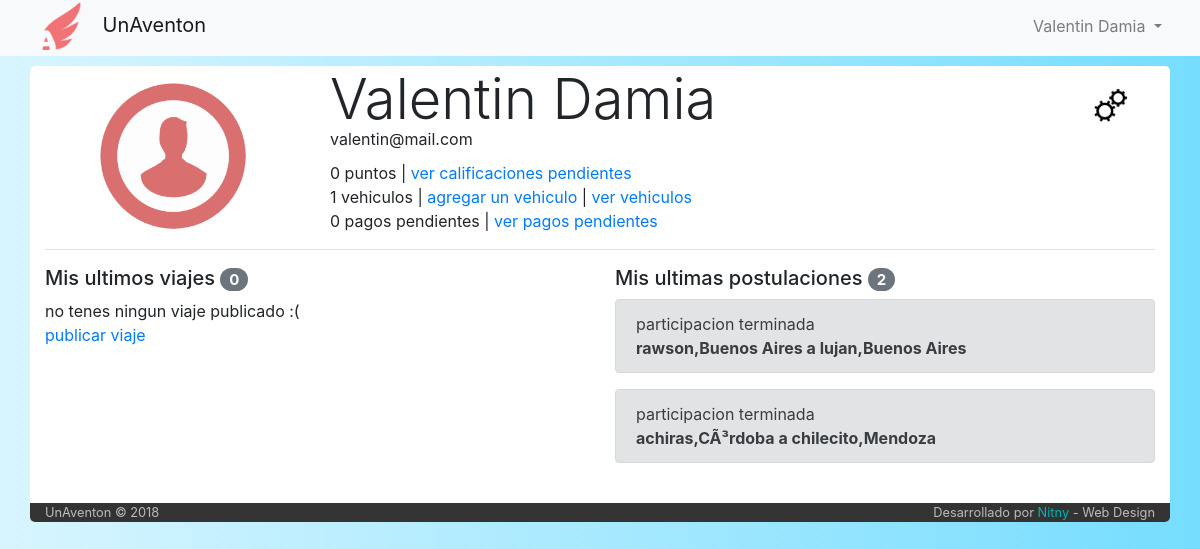
/perfil (signed in), run on the app's committed database.
### tables this page shows
CREATE TABLE `usuario` (
  `idUser` int(6) NOT NULL,
  `email` varchar(50) NOT NULL,
  `clave` varchar(50) NOT NULL,
  `nombre` varchar(50) NOT NULL,
  `apellido` varchar(50) NOT NULL,
  `admin` int(1) NOT NULL DEFAULT '0',
  `estadoUsuario` int(11) NOT NULL DEFAULT '1',
  `recuperarPassword` int(1) NOT NULL DEFAULT '0'
);

CREATE TABLE `participacion` (
  `idParticipacion` int(6) NOT NULL,
  `idUsuario` int(6) NOT NULL,
  `idViaje` int(6) NOT NULL,
  `fecha_solicitud` datetime NOT NULL,
  `estado` int(1) NOT NULL DEFAULT '1'
);

CREATE TABLE `estado_participacion` (
  `idEstado` int(1) NOT NULL,
  `color` varchar(14) NOT NULL,
  `estado` varchar(40) NOT NULL
);

CREATE TABLE `viaje` (
  `idViaje` int(6) NOT NULL,
  `idPiloto` int(6) NOT NULL,
  `idVehiculo` int(6) NOT NULL,
  `fecha_publicacion` datetime NOT NULL,
  `fecha_partida` datetime NOT NULL,
  `tiempo_estimado` int(11) NOT NULL DEFAULT '30',
  `origen` varchar(60) NOT NULL,
  `destino` varchar(60) NOT NULL,
  `asientos_disponibles` int(2) NOT NULL,
  `costo` int(7) NOT NULL,
  `estado` int(1) NOT NULL DEFAULT '1',
  `tipo` varchar(50) NOT NULL DEFAULT 'unico'
);

### index.php (called while the page is built, shortened)
<?php
	include ('core/helpers.php');
	include ('php/inicio_body.php');
	$router = new Router;
	$vars = $router->get_variables();
	render($vars);
	include ('php/cierre_body.php');

### core/helpers.php (called while the page is built, shortened)
<?php
function calificacion($idUser){
  include('php/conexion.php');
  $calificaciones=mysqli_query($conexion,"SELECT SUM(calificacion) as calificacion_final
                                          from calificacion
                                          where calificacion.idCalificado='$idUser' AND calificacion.calificacion IS NOT NULL")
                                          or die ("error calculo calificacion");
  return(mysqli_fetch_array($calificaciones)['calificacion_final']+0);
}

### controller/perfil.php (the view, shortened to what this page needs)
<?php
function render($vars = [])
{
  include('php/conexion.php');
  $usuario=mysqli_query($conexion,"SELECT *
from usuario
                                   WHERE email='$_SESSION[mail]' limit 1")
                                   or
                                   die("Problemas en la base de datos:".mysqli_error($conexion));
  $user = mysqli_fetch_array($usuario);
  $contador_vehiculos=mysqli_query($conexion,"SELECT count(*) as cont
                                    FROM vehiculo
                                    where idPropietario='$user[idUser]'
                                    and eliminado = 0")
                                    or
                                    die ("problemas con el contador");
  $contador_vehiculos=mysqli_fetch_array($contador_vehiculos);
  $sql = "SELECT pago.idPago\n"
      . "FROM pago\n"
      . "INNER JOIN viaje ON (viaje.idViaje = pago.idViaje)\n"
      . "WHERE viaje.idPiloto = $_SESSION[userId] AND pago.estado IS NULL";
  $contador_pagos = mysqli_query($conexion, $sql);
  ?>
  <div class="row">
    <div class="col-md-3" style="text-align: center">
      <img src="img/user.png" alt="imagen de usuario" style="width: 150px; margin-top: 15px">
    </div>
    <div class="col-md-8">
      <h1 class="display-4" style="margin-bottom: -6px"><?php echo $user['nombre']." ".$user['apellido']; ?></h1>
      <span style="margin-bottom: 10px; display: block"><?php echo $user['email']; ?></span>
      <span><?php echo calificacion($user['idUser']) ?> puntos</span> | <a href="/calificaciones">ver calificaciones pendientes</a> <br>
      <span><?php echo $contador_vehiculos['cont']; ?> vehiculos</span> | <a href="#" data-toggle="modal" data-target="#CargarAuto">agregar un vehiculo</a> | <a href="/listado-vehiculos">ver vehiculos</a> <br>
      <span><?php echo mysqli_num_rows($contador_pagos)?> pagos pendientes</span> | <a href="/pagos_pendientes">ver pagos pendientes</a> <br>
    </div>
    <div class="col-md-1">
      <img src="img/cambio.png" class="boton_cambios" alt="boton cambios" title="Cambiar datos personales" data-toggle="modal" data-target="#modalCambioDatos">
    </div>
  </div>
  <hr>
  <div class="row">
    <div class="col-md-6">
      <?php
        $viajes=mysqli_query($conexion,"SELECT *, viaje.estado as 'estadodelviaje'
                                       FROM viaje
                                       INNER JOIN estado_viaje on viaje.estado=estado_viaje.idEstado
                                       WHERE idPiloto='$user[idUser]'
                                       order by fecha_publicacion DESC, fecha_partida ASC")
                                       or
                                       die("Problemas en la base de datos:".mysqli_error($conexion));
      ?>
      <h5>Mis ultimos viajes <span class="badge badge-pill badge-secondary"><?php echo mysqli_num_rows($viajes);?></span></h5>
        <div class="mCustomScrollbar" data-mcs-theme="dark-3" style="max-height: 400px; overflow: auto;">
      <?php
        if (mysqli_num_rows($viajes) == 0){
             echo "no tenes ningun viaje publicado :( <br>";
             echo "<a href='/altaviaje'>publicar viaje</a>";
        }
          ?>
      </div>
    </div>
    <div class="col-md-6">
      <?php
      $postulaciones=mysqli_query($conexion,"SELECT *, participacion.estado as estado_participacion, viaje.estado as estado_viaje
                                     FROM participacion
                                     inner join viaje on participacion.idViaje=viaje.idViaje
                                     inner join estado_participacion on participacion.estado=estado_participacion.idEstado
                                     WHERE idUsuario='$user[idUser]'
                                     order by fecha_publicacion and idParticipacion")
                                     or
                                     die("Problemas en la base de datos:".mysqli_error($conexion));?>
      <h5>Mis ultimas postulaciones <span class="badge badge-pill badge-secondary"><?php echo mysqli_num_rows($postulaciones);?></span></h5>
      <div class="mCustomScrollbar" data-mcs-theme="dark-3" style="max-height: 400px; overflow: auto;">
      <?php
        while ($postulacion = mysqli_fetch_array($postulaciones)) {
          echo "<div class='alert alert-".$postulacion['color']."' role='alert'>
                  participacion ".$postulacion['estado'];
          if ($postulacion['estado_participacion'] < 3){
            $baja_participacion = "true";
													if ($postulacion['estado_participacion'] == 2){
                          ?>
                            <span class="float-right"><a href="#" data-toggle="modal" data-target="#modalAlertRechazarPostulacion<?php echo $postulacion['idParticipacion']?>">cancelar postulacion </a> </span>;
                          <?php
                          echo '<center>
                          <form action="/perfil" method="post">
                                            <input type="hidden" name="idParticipacion" value="'.$postulacion['idParticipacion'].'">
                                            <input type="hidden" name="estado" value="'.$postulacion['estado'].'">
                                            <input type="hidden" name="baja_participacion" value="'.$baja_participacion.'">
													<div class="modal fade" id="modalAlertRechazarPostulacion'.$postulacion['idParticipacion'].'" tabindex="-1" role="dialog" aria-labelledby="exampleModalCenterTitle" aria-hidden="true">
													  <div class="modal-dialog modal-dialog-centered" role="document">
													    <div class="modal-content">
													      <div class="modal-header">
													        <h5 class="modal-title" id="exampleModalCenterTitle">Cuidado</h5>
													        <button type="button" class="close" data-dismiss="modal" aria-label="Close">
													          <span aria-hidden="true">&times;</span>
													        </button>
													      </div>
													      <div class="modal-body">
																	Tu postulacion ya fue aprobada, si solicitas la baja de este viaje se restara 1 punto de tu calificacion.<br> Estas seguro de querer cancelar tu postulacion?
													      </div>
													      <div class="modal-footer">
													        <button type="button" class="btn btn-secondary btn-sm" data-dismiss="modal">Volver atras</button>
													        <button type="submit" class="btn btn-warning btn-sm">Si, cancelar</button>
													      </div>
													    </div>
													  </div>
													</div>';
													}
													else{
                            ?>
                            <span class="float-right"><a href="#" data-toggle="modal" data-target="#modalAlertRechazarPostulacion<?php echo $postulacion['idParticipacion']?>">Cancelar Postulacion </a> </span>
                          <?php
                        echo '<center>
                        <form action="/perfil" method="post">
                                            <input type="hidden" name="idParticipacion" value="'.$postulacion['idParticipacion'].'">
                                            <input type="hidden" name="estado" value="'.$postulacion['estado'].'">
                                            <input type="hidden" name="baja_participacion" value="'.$baja_participacion.'">';
													echo'<div class="modal fade" id="modalAlertRechazarPostulacion'.$postulacion['idParticipacion'].'" tabindex="-1" role="dialog" aria-labelledby="exampleModalCenterTitle" aria-hidden="true">
													    <div class="modal-dialog modal-dialog-centered" role="document">
													    <div class="modal-content">
													      <div class="modal-header">
													        <h5 class="modal-title" id="exampleModalCenterTitle">Cuidado</h5>
													        <button type="button" class="close" data-dismiss="modal" aria-label="Close">
													          <span aria-hidden="true">&times;</span>
													        </button>
													      </div>
													      <div class="modal-body">
																	Estas seguro de querer cancelar tu postulacion?
													      </div>
													      <div class="modal-footer">
													        <button type="button" class="btn btn-secondary btn-sm" data-dismiss="modal">Volver atras</button>
													        <button type="submit" class="btn btn-warning btn-sm">Si, cancelar</button>
													      </div>
													    </div>
													  </div>
													</div>';
													}
									echo '</form>
								</center>';
                echo "<br><b> ".$postulacion['origen']." a ".$postulacion['destino']." </b> <a href='/viaje/".$postulacion['idViaje']."' class='float'> Ver detalles </a>
                </div>";
          }
          else{
                     echo "<br><b> ".$postulacion['origen']." a ".$postulacion['destino']." </b>
                     </div>";
          }
        }
      ?>
      </div>
    </div>
  </div>
  <br>
  <?php
}

### css/stylo.css (style rules this page uses)
body { background-color: grey; }

### php/inicio_body.php (style rules this page uses)
body { background-color: #fff; background: linear-gradient(-90deg, #76ddff, #d8f5ff); }
.boton_cambios { width: 40px; margin-top: 20px; transition: 1s; }

### data on the page
usuario: nombre "Valentin", apellido "Damia", email "valentin@mail.com"
participacion: estado_participacion.estado "terminada", idViaje.origen "rawson,Buenos Aires", idViaje.destino "lujan,Buenos Aires"
participacion: estado_participacion.estado "terminada", idViaje.origen "achiras,CÃ³rdoba", idViaje.destino "chilecito,Mendoza"

### other printed values
$_SESSION['nombre'] "Valentin"
$_SESSION['apellido'] "Damia"
calificacion($user['idUser']) "0"
$contador_vehiculos['cont'] "1"
mysqli_num_rows($contador_pagos) "0"
mysqli_num_rows($viajes) "0"
mysqli_num_rows($postulaciones) "2"
